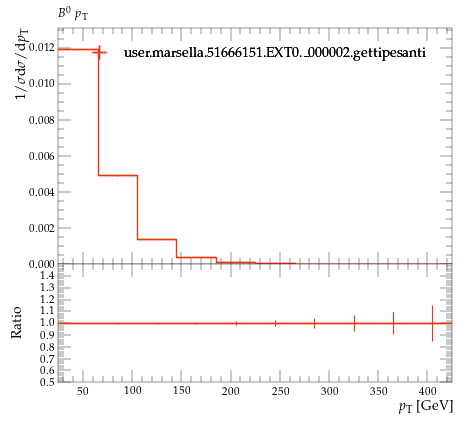

Source code (Python):
#! /usr/bin/env python

# This Python script was auto-generated using YODA v2.0.2.
# Analysis object: /MC_HFDECAYS/B0_pT
# Timestamp: 24-07-2026 (16:40:04)

import matplotlib as mpl
import matplotlib.pyplot as plt
mpl.use('Agg') # comment out for interactive use
import os
import numpy as np

plotDir = os.path.split(os.path.realpath(__file__))[0]
if 'YODA_USER_PLOT_PATH' in globals():
    plot_outdir = globals()['YODA_USER_PLOT_PATH']
else:
    plot_outdir = plotDir

#plot style
plt.style.use(os.path.join(plotDir, '../default.mplstyle'))
# plot metadata
figW, figH = plt.rcParams['figure.figsize']
ax_xLabel = r'$p_\mathrm{T}$ [GeV]'
ax_yLabel = r'$1/\sigma \mathrm{d}\sigma/\mathrm{d}p_\mathrm{T}$'
ax_title  = r'$B^0$ $p_\mathrm{T}$'
ax_xScale = 'linear'
ax_yScale = 'linear'
xLims = (25.0, 425.0)
yLims = (0.0, 0.013141601000000001)

# TeX-friendly labels for the legend
labels = {
    'legend' : ([ r"user.marsella.51666151.EXT0.\_000002.gettipesanti" ], r""),
}

# Adjust canvas width and height
canvasW = 10.0
canvasH = 9.0
figW *= canvasW/10.
figH *= canvasH/9.

# Create figure and axis objects
fig, (ax, ratio0_ax) = plt.subplots(2, 1, sharex=True,
                  figsize=(figW,figH), gridspec_kw={'height_ratios': (6.0, 3.0)})

# Set figure margins
plt.subplots_adjust(
    left   = 1.0 * plt.rcParams['figure.subplot.left'],
    right  = 1.0 * plt.rcParams['figure.subplot.right'],
    top    = 1.0 * plt.rcParams['figure.subplot.top'],
    bottom = 1.0 * plt.rcParams['figure.subplot.bottom'])

ratio0_ax.yaxis.set_major_locator(mpl.ticker.MultipleLocator(0.1))
ratio0_ax.set_ylim(0.5, 1.4999)
ratio0_ax.set_ylabel('Ratio')

# the numerical data is stored in a separate file
dataf = dict()
prefix = os.path.split(__file__)[0]
if prefix:    prefix = prefix + '/'
exec(open(prefix+'B0_pT__data.py').read(), dataf)


legend_handles = dict() # keep track of handles for the legend

# style options for curves
# starts at zorder>=5 to draw curve on top of legend
styles = {
  'user.marsella.51666151.EXT0._000002.gettipesanti.yoda.gz': {
    'color' : '#EE3311',
    'linestyle' : '-',
    'linewidth' : 1,
    'marker' : 'none',
    'markersize' : 2,
    'capsize' : 0.0,
    'zorder' : 5,
    'histstyle' : 1,
    'drawstyle' : 'steps-pre',
    'xerrorbars' : 1,
    'yerrorbars' : 1,
    'fillcolor' : None,
    'fillopacity' : 1.0,
    'ratio0_linestyle' : '-',
    'ratio0_linewidth' : 1,
    'ratio0_marker' : 'none',
    'ratio0_markersize' : 2,
    'ratio0_capsize' : 0.0,
    'ratio0_zorder' : 5,
    'ratio0_histstyle' : 1,
    'ratio0_drawstyle' : 'steps-pre',
    'ratio0_xerrorbars' : 1,
    'ratio0_yerrorbars' : 1,
  },
}

# curve from input yoda files in main panel
for label, yvals in dataf['yvals'].items():
    if all(np.isnan(v) for v in dataf['yvals'][label]):
        continue
    tmp = None
    if styles[label]['histstyle']: # draw as histogram
        xpos = dataf['xedges'][label] if styles[label]['drawstyle'] else dataf['xpoints'][label]
        ypos = np.insert(yvals, 0, yvals[0]) if styles[label]['drawstyle'] else yvals
        if styles[label]['fillcolor']: # fill area below curve
            ax.fill_between(xpos, ypos, step='pre',
                            color=styles[label]['fillcolor'],
                            alpha=styles[label]['fillopacity'])
        tmp, = ax.plot(xpos, ypos,
                       color=styles[label]['color'],
                       linestyle=styles[label]['linestyle'],
                       linewidth=styles[label]['linewidth'],
                       drawstyle=styles[label]['drawstyle'], solid_joinstyle='miter',
                       zorder=styles[label]['zorder'], label=label)
    tmp = ax.errorbar(dataf['xpoints'][label], yvals,
                      xerr=np.array(dataf['xerrs'][label])*styles[label]['xerrorbars'],
                      yerr=np.array(dataf['yerrs'][label])*styles[label]['yerrorbars'],
                      fmt=styles[label]['marker'], capsize=styles[label]['capsize'],
                      markersize=styles[label]['markersize'],
                      ecolor=styles[label]['color'],
                      color=styles[label]['color'], zorder=styles[label]['zorder'])
    tmp[-1][0].set_linestyle(styles[label]['linestyle'])
    tmp[-1][0].set_linewidth(styles[label]['linewidth'])
    if label in dataf['add_legend_handle']:  legend_handles[label] = tmp
    for varLabel in dataf['variation_yvals'].keys():
        if varLabel.startswith(label):
            tmp, = ax.plot(dataf['xedges'][label], dataf['variation_yvals'][varLabel],
                           color=styles[label]['color'],
                           linestyle=styles[label]['linestyle'],
                           linewidth=styles[label]['linewidth'],
                           drawstyle='steps-pre', solid_joinstyle='miter',
                           zorder=styles[label]['zorder'], alpha=0.5)


# plots on ratio panel
# curve from input yoda files in ratio panel
for label, yvals in dataf['ratio0_yvals'].items():
    if all(np.isnan(v) for v in yvals):
        continue
    if styles[label]['ratio0_histstyle']: # plot as histogram
        xpos = dataf['xedges']['user.marsella.51666151.EXT0._000002.gettipesanti.yoda.gz'] if styles[label]['ratio0_drawstyle'] else dataf['xpoints']['user.marsella.51666151.EXT0._000002.gettipesanti.yoda.gz']
        ypos = np.insert(yvals, 0, yvals[0]) if styles[label]['ratio0_drawstyle'] else yvals
        ratio0_ax.plot(xpos, ypos,
                       color=styles[label]['color'],
                       linewidth=styles[label]['linewidth'],
                       linestyle=styles[label]['ratio0_linestyle'],
                       drawstyle=styles[label]['ratio0_drawstyle'], zorder=styles[label]['zorder'],
                       solid_joinstyle='miter')
    tmp = ratio0_ax.errorbar(dataf['xpoints']['user.marsella.51666151.EXT0._000002.gettipesanti.yoda.gz'], yvals,
                             xerr=np.array(dataf['ref_xerrs'])*styles[label]['ratio0_xerrorbars'],
                             yerr=np.array(dataf['ratio0_yerrs'][label])*styles[label]['ratio0_yerrorbars'],
                             fmt=styles[label]['ratio0_marker'], capsize=styles[label]['ratio0_capsize'],
                             markersize=styles[label]['ratio0_markersize'],
                             ecolor=styles[label]['color'],
                             color=styles[label]['color'])
    tmp[-1][0].set_linestyle(styles[label]['ratio0_linestyle'])
    tmp[-1][0].set_linewidth(styles[label]['ratio0_linewidth'])

    for varlabel in dataf['ratio0_variation_vals'].keys():
        if varlabel.startswith(label):
            ratio0_ax.plot(dataf['xedges']['user.marsella.51666151.EXT0._000002.gettipesanti.yoda.gz'],
                            dataf['ratio0_variation_vals'][varlabel],
                            color=styles[label]['color'],
                            linestyle=styles[label]['linestyle'],
                            linewidth=styles[label]['linewidth'],
                            drawstyle='steps-pre', solid_joinstyle='miter',
                            zorder=1, alpha=0.5)

legend_items = list(legend_handles.values())
ax.add_artist(ax.legend(legend_items,
                        labels['legend'][0],
                        title=labels['legend'][1],
                        alignment='left',
                        loc='upper center',
                        bbox_to_anchor=(0.5, 0.97)))

# set plot metadata as defined above
ratio0_ax.set_xlabel(ax_xLabel)
ratio0_ax.xaxis.set_label_coords(1., -0.15)
ax.set_ylabel(ax_yLabel, ha='right', va='top')
ax.yaxis.set_label_coords(-0.11, 1.0)
ax.set_title(ax_title, loc='left')
ax.set_xscale(ax_xScale)
ax.set_yscale(ax_yScale)
ax.set_xlim(xLims)
ax.set_ylim(yLims)

# tick formatting
plt.rcParams['xtick.top'] = True
plt.rcParams['ytick.right'] = True
fig.align_ylabels((ax, ratio0_ax))
plt.savefig(os.path.join(plot_outdir, 'B0_pT.pdf'), format='PDF')
plt.savefig(os.path.join(plot_outdir, 'B0_pT.png'), format='PNG')

plt.close(fig)
